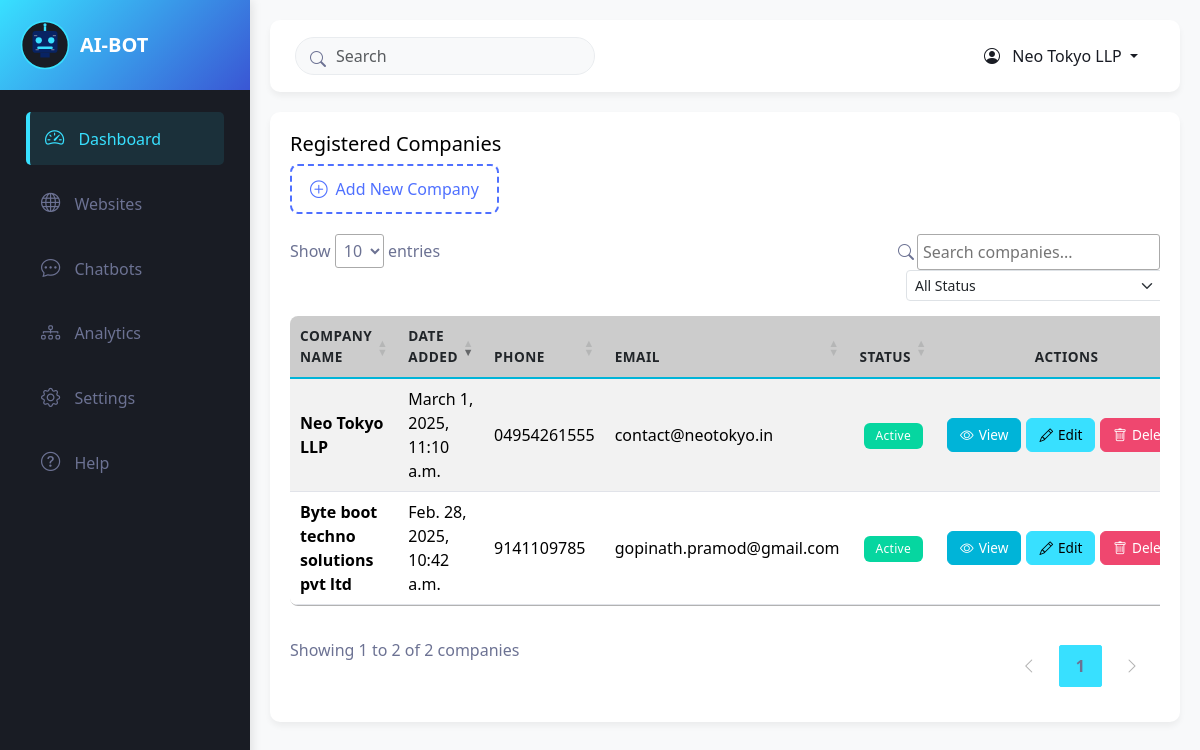
Page /bots (signed in) on the committed database.
### home/models.py (models this page shows, shortened)
class CustomUser(AbstractBaseUser, PermissionsMixin):
    email = models.EmailField(unique=True, verbose_name='email address')
    company_name = models.CharField(max_length=100, blank=True, verbose_name='company name')
    website = models.CharField(max_length=30, blank=True, verbose_name='website')
    phone = models.CharField(max_length=15, blank=True, verbose_name='phone number')
    address = models.TextField(blank=True, verbose_name='address')
    is_active = models.BooleanField(default=True, verbose_name='active')
    is_staff = models.BooleanField(default=False, verbose_name='staff status')
    company_logo = models.ImageField(upload_to='company_logo', null=True, blank=True)
    role = models.CharField(max_length=20,
                            choices=(
                                ("user","user"),
                                ("manager","manager"),
                                ("admin","admin"),
                            ),
                            default='user'
                            )
    api_key = models.CharField(max_length=100, unique=True, null=True, blank=True)
    api_key_added = models.DateTimeField(auto_now_add=False, null=True, blank=True)
    api_expiry = models.DateTimeField(auto_now=False, null=True, blank=True)
    date_joined = models.DateTimeField(auto_now_add=True, verbose_name='date joined')
    objects = CustomUserManager()
    USERNAME_FIELD = 'email'
    REQUIRED_FIELDS = ["company_name","phone"]
    class Meta:
        verbose_name = 'user'
        verbose_name_plural = 'users'

### home/views.py (the view, shortened to what this page needs)
# urls.py: path("bots",views.bots,name="bots"),
def bots(request):
    users = CustomUser.objects.all()
    form =  UserAddForm()
    context = {
        "users":users,
        "form":form
    }
    return render(request,"bots.html",context)

### home/forms.py
class UserAddForm(UserCreationForm):
    class Meta:
        model = CustomUser
        fields = ["email","phone","address","company_logo","company_name","website","password1","password2"]
        widgets = {
            "address":forms.Textarea(attrs={"class":"form-control", "placeholder":"Username"}),
            "phone":forms.NumberInput(attrs={"class":"form-control","placeholder":"Phone Number"}),
            "company_logo":forms.FileInput(attrs={"class":"form-control"}),
            "email":forms.EmailInput(attrs={"class":"form-control","placeholder":"Email"}),
            "company_name":forms.TextInput(attrs={"class":"form-control", "placeholder":"Company Name"}),
            "website":forms.TextInput(attrs={"class":"form-control", "placeholder":"Website"}),
        }
    def __init__(self, *args, **kwargs):
        super(UserAddForm, self).__init__(*args, **kwargs)
        self.fields['password1'].widget = forms.PasswordInput(attrs={'class': 'form-control  py-3', 'placeholder': 'Password'})
        self.fields['password2'].widget = forms.PasswordInput(attrs={'class': 'form-control  py-3', 'placeholder': 'Password confirmation'})

### templates/bots.html (shortened to what this page needs)
{% extends "index.html" %}
{% block content %}
<div class="row g-4">
    <div class="col-lg-12">
        <div class="dashboard-card">
            <h5>Registered Companies</h5>
            <button class="btn-add-company" data-bs-toggle="modal" data-bs-target="#exampleModal">
                <i class="bi bi-plus-circle"></i> Add New Company
            </button>
            <div class="list-group">
                <div class="table-responsive">
                    <table id="companyTable" class="table  table-striped" style="background-color: var(--card-bg) !important;">
                        <thead>
                            <tr>
                                <th>Company Name</th>
                                <th>Date Added</th>
                                <th>Phone</th>
                                <th>Email</th>
                                <th>Status</th>
                                <th>Actions</th>
                            </tr>
                        </thead>
                        <tbody>
                            {% for user in users %}
                            <tr>
                                <td>
                                    <div class="fw-bold">{{ user.company_name }}</div>
                                </td>
                                <td>{{ user.date_joined }}</td>
                                <td>{{ user.phone }}</td>
                                <td>{{ user.email }}</td>
                                <td>
                                    {% if user.is_active == True %}
                                        <span class="badge bg-success">Active</span>
                                    {% else %}
                                        <span class="badge bg-danger">Inactive</span>
                                    {% endif %}
                                </td>
                                <td>
                                    <div class="action-buttons">
                                        <a href="{%url 'update_company' user.id %}" class="btn btn-dark btn-sm">
                                            <i class="bi bi-eye"></i> View
                                        </a>
                                        <button class="btn btn-primary btn-sm">
                                            <i class="bi bi-pencil"></i> Edit
                                        </button>
                                        <button class="btn btn-danger btn-sm">
                                            <i class="bi bi-trash"></i> Delete
                                        </button>
                                    </div>
                                </td>
                            </tr>
                            {% endfor %}
                        </tbody>
                    </table>
                </div>
            </div>
        </div>
    </div>
</div>
<link rel="stylesheet" type="text/css" href="https://cdn.datatables.net/1.11.5/css/jquery.dataTables.css">
{% endblock %}

### templates/index.html (shortened to what this page needs)
<!DOCTYPE html>
{% load static %}
<html lang="en">
<head>
    <link href="https://cdn.jsdelivr.net/npm/bootstrap@5.3.0-alpha1/dist/css/bootstrap.min.css" rel="stylesheet">
    <link rel="stylesheet" href="https://cdn.jsdelivr.net/npm/bootstrap-icons@1.8.1/font/bootstrap-icons.css">
    <link rel="stylesheet" href="{%static 'css/admin_styles.css' %}">
</head>
<body>
    <div class="d-flex">
        <nav class="sidebar" id="sidebar">
            <div class="sidebar-header">
                <img src="{% static 'img/ai-bot-favicon.svg' %}" alt="AI Bot Logo" class="logo">
                <h3>AI-BOT</h3>
            </div>
            <div class="p-3">
                <ul class="nav flex-column">
                    <li class="nav-item">
                        <a class="nav-link active" href="{%url 'index' %}">
                            <i class="bi bi-speedometer2"></i> Dashboard
                        </a>
                    </li>
                    <li class="nav-item">
                        <a class="nav-link" href="#">
                            <i class="bi bi-globe"></i> Websites
                        </a>
                    </li>
                    <li class="nav-item">
                        <a class="nav-link" href="{%url 'bots' %}">
                            <i class="bi bi-chat-dots"></i> Chatbots
                        </a>
                    </li>
                    <li class="nav-item">
                        <a class="nav-link" href="{% url 'analytics_dashboard' %}">
                            <i class="bi bi-diagram-3"></i> Analytics
                        </a>
                    </li>
                    <li class="nav-item">
                        <a class="nav-link" href="#">
                            <i class="bi bi-gear"></i> Settings
                        </a>
                    </li>
                    <li class="nav-item">
                        <a class="nav-link" href="#">
                            <i class="bi bi-question-circle"></i> Help
                        </a>
                    </li>
                </ul>
            </div>
        </nav>
        <div class="main-content" id="mainContent">
            <div class="top-navbar">
                <div class="navbar-search">
                    <i class="bi bi-search"></i>
                    <input type="text" class="form-control" placeholder="Search">
                </div>
                <div class="user-menu dropdown">
                    <button class="btn dropdown-toggle" type="button" id="userMenu" data-bs-toggle="dropdown"
                        aria-expanded="false">
                        <i class="bi bi-person-circle me-2"></i> {{request.user.company_name}}
                    </button>
                </div>
            </div>
            {% block content %}{% endblock %}
        </div>
    </div>
</body>
</html>

### static/css/admin_styles.css (style rules this page uses)
:root { --primary: #38e0ff ; --secondary: #191C24; --light: #6C7293; --dark: #000000; --primary-dark: #3a56d4; --primary-light: #4f70ff; --accent: #00b4d8; --accent-dark: #0096c7; --danger: #ef476f; --success: #06d6a0; --warning: #ffd166; --card-bg: #ffffff; --hover-bg: #f0f4ff; }
body { font-family: 'Segoe UI', Tahoma, Geneva, Verdana, sans-serif; background-color: #f8f9fa; margin: 0; padding: 0; overflow-x: hidden; }
.sidebar { background-color: var(--secondary); height: 100vh; position: fixed; width: 250px; transition: all 0.3s; z-index: 1000; box-shadow: 2px 0 10px rgba(0,0,0,0.1); overflow-y: auto; }
.sidebar-header { background: linear-gradient(135deg, var(--primary) 0%, var(--primary-dark) 100%); padding: 20px; }
.sidebar-header h3 { color: white; margin: 0; font-weight: 600; font-size: 1.25rem; }
.nav-item { margin: 6px 10px; border-radius: 5px; }
.nav-link { color: var(--light) !important; padding: 12px 15px; border-radius: 5px; transition: all 0.3s; font-weight: 500; }
.nav-link:hover, .nav-link.active { background-color: rgba(56, 224, 255, 0.1); color: var(--primary) !important; border-left: 4px solid var(--primary); }
.nav-link i { margin-right: 10px; font-size: 1.2rem; }
.main-content { margin-left: 250px; padding: 20px; transition: all 0.3s; width: calc(100% - 250px); }
.top-navbar { background-color: white; border-radius: 10px; padding: 15px 25px; margin-bottom: 20px; display: flex; justify-content: space-between; align-items: center; box-shadow: 0 4px 6px rgba(0,0,0,0.05); flex-wrap: wrap; gap: 10px; }
.navbar-search { position: relative; max-width: 300px; width: 100%; }
.navbar-search input { padding-left: 40px; border-radius: 20px; background-color: #f8f9fa; border: 1px solid #e9ecef; }
.navbar-search i { position: absolute; left: 15px; top: 10px; color: var(--light); }
.user-menu .btn { color: var(--secondary); font-weight: 500; }
.dashboard-card { background-color: white; border-radius: 10px; padding: 20px; margin-bottom: 20px; box-shadow: 0 4px 6px rgba(0,0,0,0.05); transition: transform 0.3s; height: calc(100% - 20px); }

### templates/index.html (style rules this page uses)
.sidebar-header { display: flex; align-items: center; gap: 10px; }
.logo { width: 50px; height: 50px; }

### templates/bots.html (style rules this page uses)
:root { --primary: #38e0ff; --primary-dark: #3a56d4; --primary-light: #4f70ff; --secondary: #191C24; --light: #6C7293; --dark: #000000; --accent: #00b4d8; --accent-dark: #0096c7; --danger: #ef476f; --success: #06d6a0; --warning: #ffd166; --card-bg: #ffffff; --hover-bg: #f0f4ff; }
.btn { border-radius: 6px; padding: 8px 16px; font-weight: 500; transition: all 0.2s ease; }
.btn-dark { background-color: var(--accent); border-color: var(--accent); }
.btn-primary { background-color: var(--primary); border-color: var(--primary); color: var(--dark); }
.btn-danger { background-color: var(--danger); border-color: var(--danger); }
.btn-sm { padding: 5px 10px; font-size: 0.85rem; }
.btn i { margin-right: 5px; }
table.dataTable { border-collapse: separate !important; border-spacing: 0; margin-top: 20px !important; margin-bottom: 20px !important; width: 100% !important; border-radius: 8px; overflow: hidden; }
table.dataTable thead th { background-color: rgba(0, 0, 0, 0.2); border-bottom: 2px solid var(--accent) !important; padding: 15px 12px; font-weight: 600; text-transform: uppercase; font-size: 0.85rem; letter-spacing: 0.5px; }
table.dataTable tbody tr { color: #fff !important; transition: all 0.2s ease; }
table.dataTable tbody tr:nth-of-type(odd) { background-color: rgba(0, 0, 0, 0.1); color: #000000; }
table.dataTable tbody td { padding: 15px 12px; border-bottom: 1px solid rgba(108, 114, 147, 0.2); vertical-align: middle; color: #000000 !important; }
.badge { padding: 7px 12px; font-weight: 500; border-radius: 6px; letter-spacing: 0.3px; transition: all 0.2s ease; }
.bg-success { background-color: var(--success) !important; }
.btn-add-company { display: inline-flex; align-items: center; background-color: transparent; border: 2px dashed var(--primary-light); color: var(--primary-light); padding: 10px 18px; border-radius: 8px; transition: all 0.3s ease; margin-bottom: 20px; }
.btn-add-company i { font-size: 1.1rem; margin-right: 8px; }
.action-buttons { display: flex; gap: 5px; }
.action-buttons .btn { padding: 6px 12px; display: inline-flex; align-items: center; justify-content: center; }
.dashboard-card { color: #000000 !important ; }

### rows in the picture
CustomUser: user.company_name "Neo Tokyo LLP", company_name "Neo Tokyo LLP", date_joined "March 1, 2025, 11:10 a.m.", phone "04954261555", email "contact@neotokyo.in", shows "Active"
CustomUser: company_name "Byte boot techno solutions pvt ltd", date_joined "Feb. 28, 2025, 10:42 a.m.", phone "9141109785", email "gopinath.pramod@gmail.com", is_active "Active"
